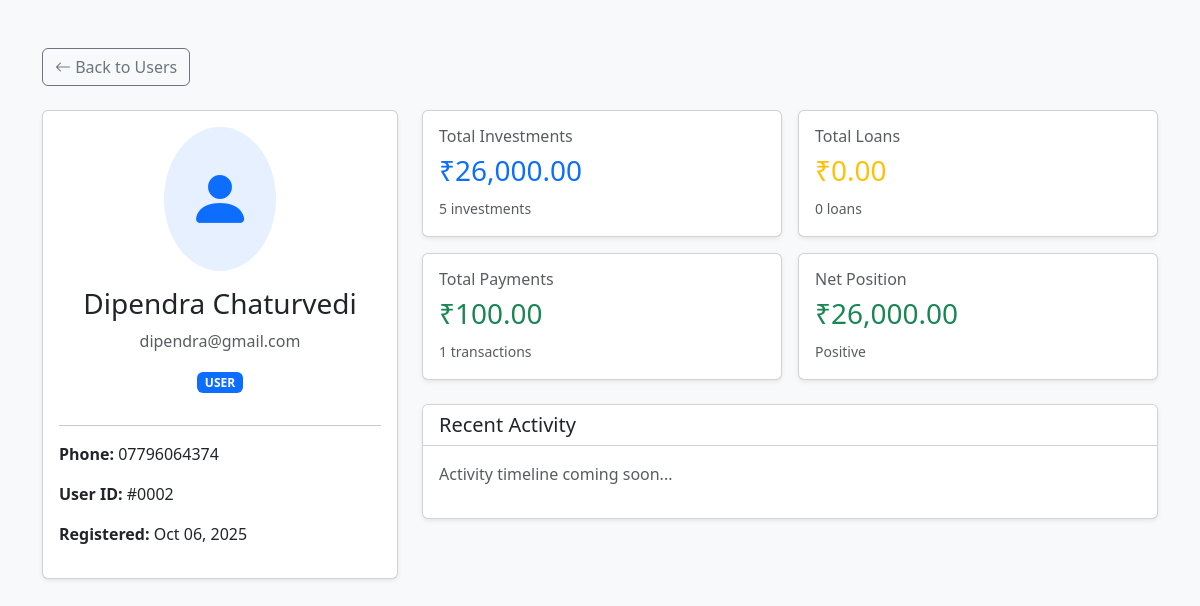
The app's page /admin/view-user.php?id=2 (signed in) with its own data.
### tables this page shows
CREATE TABLE `users` (
  `id` int(11) NOT NULL,
  `name` varchar(100) NOT NULL,
  `email` varchar(100) NOT NULL,
  `password` varchar(255) NOT NULL,
  `phone` varchar(15) DEFAULT NULL,
  `user_type` enum('user','admin') DEFAULT 'user',
  `created_at` timestamp NOT NULL DEFAULT current_timestamp()
);

### includes/functions.php (called while the page is built, shortened)
<?php
function formatCurrency($amount) {
    return '₹' . number_format($amount, 2);
}
?>

### admin/view-user.php (the view, shortened to what this page needs)
<?php
require_once '../config.php';
require_once '../includes/functions.php';
$user_id = isset($_GET['id']) ? intval($_GET['id']) : 0;
$user_query = "SELECT * FROM users WHERE id = $user_id";
$user_result = mysqli_query($conn, $user_query);
$usr = mysqli_fetch_assoc($user_result);
$stats_query = "SELECT
    (SELECT COUNT(*) FROM investments WHERE user_id = $user_id) as investment_count,
    (SELECT COALESCE(SUM(amount), 0) FROM investments WHERE user_id = $user_id) as total_invested,
    (SELECT COUNT(*) FROM loans WHERE user_id = $user_id) as loan_count,
    (SELECT COALESCE(SUM(amount), 0) FROM loans WHERE user_id = $user_id) as total_loans,
    (SELECT COUNT(*) FROM payments WHERE user_id = $user_id) as payment_count,
    (SELECT COALESCE(SUM(amount), 0) FROM payments WHERE user_id = $user_id) as total_payments";
$stats_result = mysqli_query($conn, $stats_query);
$stats = mysqli_fetch_assoc($stats_result);
?>
<!DOCTYPE html>
<html lang="en">
<head>
    <link href="https://cdn.jsdelivr.net/npm/bootstrap@5.3.0/dist/css/bootstrap.min.css" rel="stylesheet">
    <link rel="stylesheet" href="https://cdn.jsdelivr.net/npm/bootstrap-icons@1.11.1/font/bootstrap-icons.css">
</head>
<body class="bg-light">
    <div class="container py-5">
        <div class="row mb-4">
            <div class="col">
                <a href="users.php" class="btn btn-outline-secondary">
                    <i class="bi bi-arrow-left"></i> Back to Users
                </a>
            </div>
        </div>
        <div class="row">
            <div class="col-md-4 mb-4">
                <div class="card shadow-sm">
                    <div class="card-body text-center">
                        <div class="bg-primary bg-opacity-10 rounded-circle p-4 d-inline-block mb-3">
                            <i class="bi bi-person-fill text-primary" style="font-size: 4rem;"></i>
                        </div>
                        <h3><?php echo htmlspecialchars($usr['name']); ?></h3>
                        <p class="text-muted"><?php echo htmlspecialchars($usr['email']); ?></p>
                        <span class="badge bg-<?php echo $usr['user_type'] == 'admin' ? 'warning' : 'primary'; ?> mb-3">
                            <?php echo strtoupper($usr['user_type']); ?>
                        </span>
                        <hr>
                        <div class="text-start">
                            <p><strong>Phone:</strong> <?php echo htmlspecialchars($usr['phone'] ?? 'N/A'); ?></p>
                            <p><strong>User ID:</strong> #<?php echo str_pad($usr['id'], 4, '0', STR_PAD_LEFT); ?></p>
                            <p><strong>Registered:</strong> <?php echo date('M d, Y', strtotime($usr['created_at'])); ?></p>
                        </div>
                    </div>
                </div>
            </div>
            <div class="col-md-8">
                <div class="row g-3 mb-4">
                    <div class="col-md-6">
                        <div class="card shadow-sm">
                            <div class="card-body">
                                <h6 class="text-muted">Total Investments</h6>
                                <h3 class="text-primary"><?php echo formatCurrency($stats['total_invested']); ?></h3>
                                <small class="text-muted"><?php echo $stats['investment_count']; ?> investments</small>
                            </div>
                        </div>
                    </div>
                    <div class="col-md-6">
                        <div class="card shadow-sm">
                            <div class="card-body">
                                <h6 class="text-muted">Total Loans</h6>
                                <h3 class="text-warning"><?php echo formatCurrency($stats['total_loans']); ?></h3>
                                <small class="text-muted"><?php echo $stats['loan_count']; ?> loans</small>
                            </div>
                        </div>
                    </div>
                    <div class="col-md-6">
                        <div class="card shadow-sm">
                            <div class="card-body">
                                <h6 class="text-muted">Total Payments</h6>
                                <h3 class="text-success"><?php echo formatCurrency($stats['total_payments']); ?></h3>
                                <small class="text-muted"><?php echo $stats['payment_count']; ?> transactions</small>
                            </div>
                        </div>
                    </div>
                    <div class="col-md-6">
                        <div class="card shadow-sm">
                            <div class="card-body">
                                <h6 class="text-muted">Net Position</h6>
                                <?php $net = $stats['total_invested'] - $stats['total_loans']; ?>
                                <h3 class="<?php echo $net >= 0 ? 'text-success' : 'text-danger'; ?>">
                                    <?php echo formatCurrency(abs($net)); ?>
                                </h3>
                                <small class="text-muted"><?php echo $net >= 0 ? 'Positive' : 'Negative'; ?></small>
                            </div>
                        </div>
                    </div>
                </div>
                <div class="card shadow-sm">
                    <div class="card-header bg-white">
                        <h5 class="mb-0">Recent Activity</h5>
                    </div>
                    <div class="card-body">
                        <p class="text-muted">Activity timeline coming soon...</p>
                    </div>
                </div>
            </div>
        </div>
    </div>
</body>
</html>

### records on screen
users: name "Dipendra Chaturvedi", email "dipendra@gmail.com", user_type "USER", phone "07796064374", id "0002", created_at "Oct 06, 2025"

### other values on screen
formatCurrency($stats['total_invested']) "₹26,000.00"
$stats['investment_count'] "5"
formatCurrency($stats['total_loans']) "₹0.00"
$stats['loan_count'] "0"
formatCurrency($stats['total_payments']) "₹100.00"
$stats['payment_count'] "1"
formatCurrency(abs($net)) "₹26,000.00"
